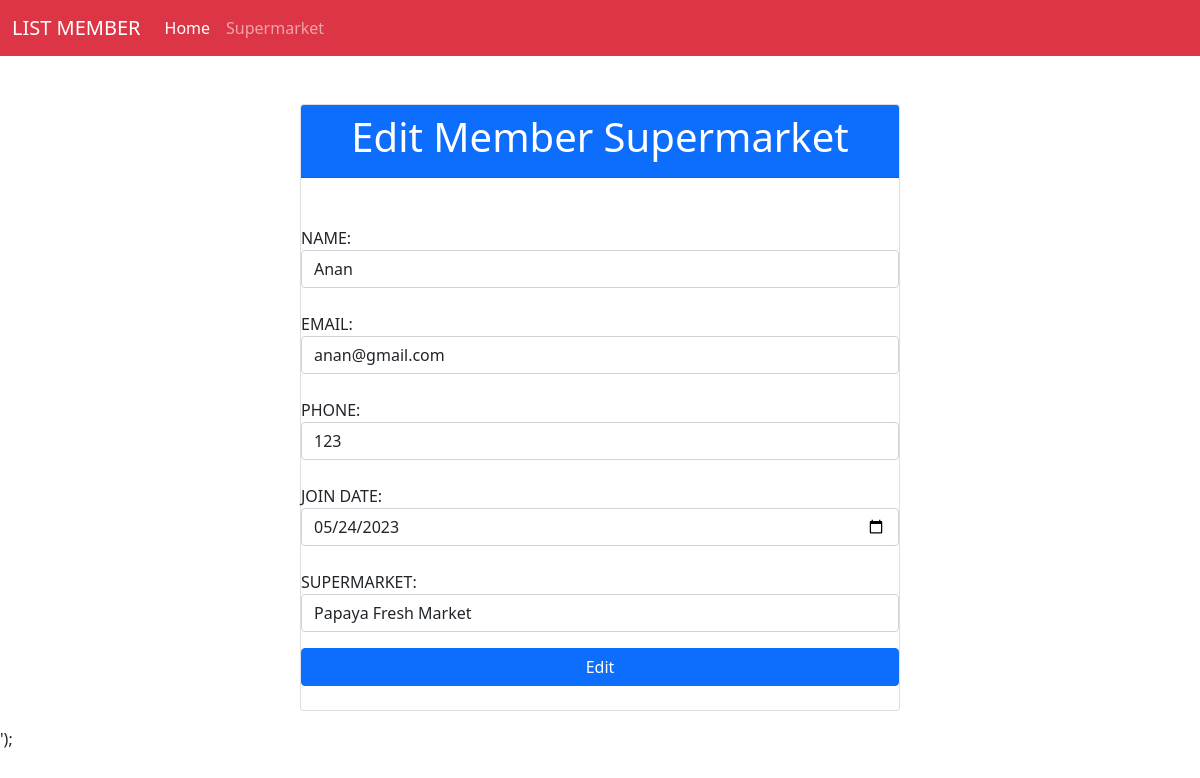
The app's page /index.php?editForm=12 with its own data.
### tables this page shows
CREATE TABLE `members` (
  `id` int(11) NOT NULL,
  `name` varchar(255) NOT NULL,
  `email` varchar(255) NOT NULL,
  `phone` varchar(255) NOT NULL,
  `join_date` date NOT NULL,
  `id_supermarket` int(11) NOT NULL
);

CREATE TABLE `supermarket` (
  `id_supermarket` int(11) NOT NULL,
  `nama_supermarket` varchar(255) NOT NULL,
  `alamat_supermarket` varchar(255) NOT NULL
);

### controllers/Members.controller.php (called while the page is built, shortened)
<?php
include_once("models/Members.class.php");
include_once("models/Supermarket.class.php");
include_once("views/Members.view.php");
class MembersController
{
    private $members;
    private $supermarket;
    function __construct()
    {
        $this->members = new Members(Conf::$db_host, Conf::$db_user, Conf::$db_pass, Conf::$db_name);
        $this->supermarket = new Supermarket(Conf::$db_host, Conf::$db_user, Conf::$db_pass, Conf::$db_name);
    }
    public function editForm($id)
    {
        $this->members->open();
        $this->supermarket->open();
        $this->members->getMembers();
        $this->supermarket->getSupermarket();
        $data = array();
        while ($row = $this->members->getResult()) {
            array_push($data, $row);
        }
        $dataSupermarket = array();
        while ($row = $this->supermarket->getResult()) {
            array_push($dataSupermarket, $row);
        }
        $view = new MembersView();
        $view->editMember($id, $data, $dataSupermarket);
    }
}

### views/Members.view.php (the view, shortened to what this page needs)
<?php
class MembersView
{
    public function editMember($idMember, $data, $dataSupermarket)
    {
        $dataMember = null;
        $supermarketMember = 0;
        foreach ($data as $val) {
            list($id, $name, $email, $phone, $join_date, $id_supermarket) = $val;
            if ($idMember == $id) {
                $dataMember .=
                    "<input type='hidden' name='id_edit' value='$id' class='form-control'> <br>
                <label> NAME: </label>
                <input type='text' name='name' value='$name' class='form-control'> <br>
                <label> EMAIL: </label>
                <input type='text' name='email' value='$email' class='form-control'> <br>
                <label> PHONE: </label>
                <input type='text' name='phone' value='$phone' class='form-control'> <br>
                 <label> JOIN DATE: </label>
                <input type='date' name='join_date' value='$join_date' class='form-control''> <br>
                <label> SUPERMARKET:</label>
            ";
                $supermarketMember = $id_supermarket;
                break;
            }
        }
        $listSupermarket = null;
        foreach ($dataSupermarket as $val) {
            list($id, $nama) = $val;
            if ($id == $supermarketMember) {
                $listSupermarket .= "<option selected value='" . $id . "'>" . $nama . "</option>";
            } else {
                $listSupermarket .= "<option value='" . $id . "'>" . $nama . "</option>";
            }
        }
    }
}

### models/Template.class.php (shortened to what this page needs)
<?php
class Template
{
    var $content = '';
    function __construct($filename = '')
    {
        $this->content = implode('', @file($filename));
    }
    function clear()
    {
        $this->content = preg_replace("/DATA_[A-Z|_|0-9]+/", "", $this->content);
    }
    function write()
    {
        print $this->content;
    }
    function replace($old = '', $new = '')
    {
        if (is_int($new)) {
            $value = sprintf("%d", $new);
        } elseif (is_float($new)) {
            $value = sprintf("%f", $new);
        } elseif (is_array($new)) {
            $value = '';
            foreach ($new as $item) {
                $value .= $item . ' ';
            }
        } else {
            $value = $new;
        }
        $this->content = preg_replace("/$old/", $value, $this->content);
    }
}

### records on screen
members: name "Anan", email "anan@gmail.com", phone "123", join_date "05/24/2023", id_supermarket "Papaya Fresh Market"
